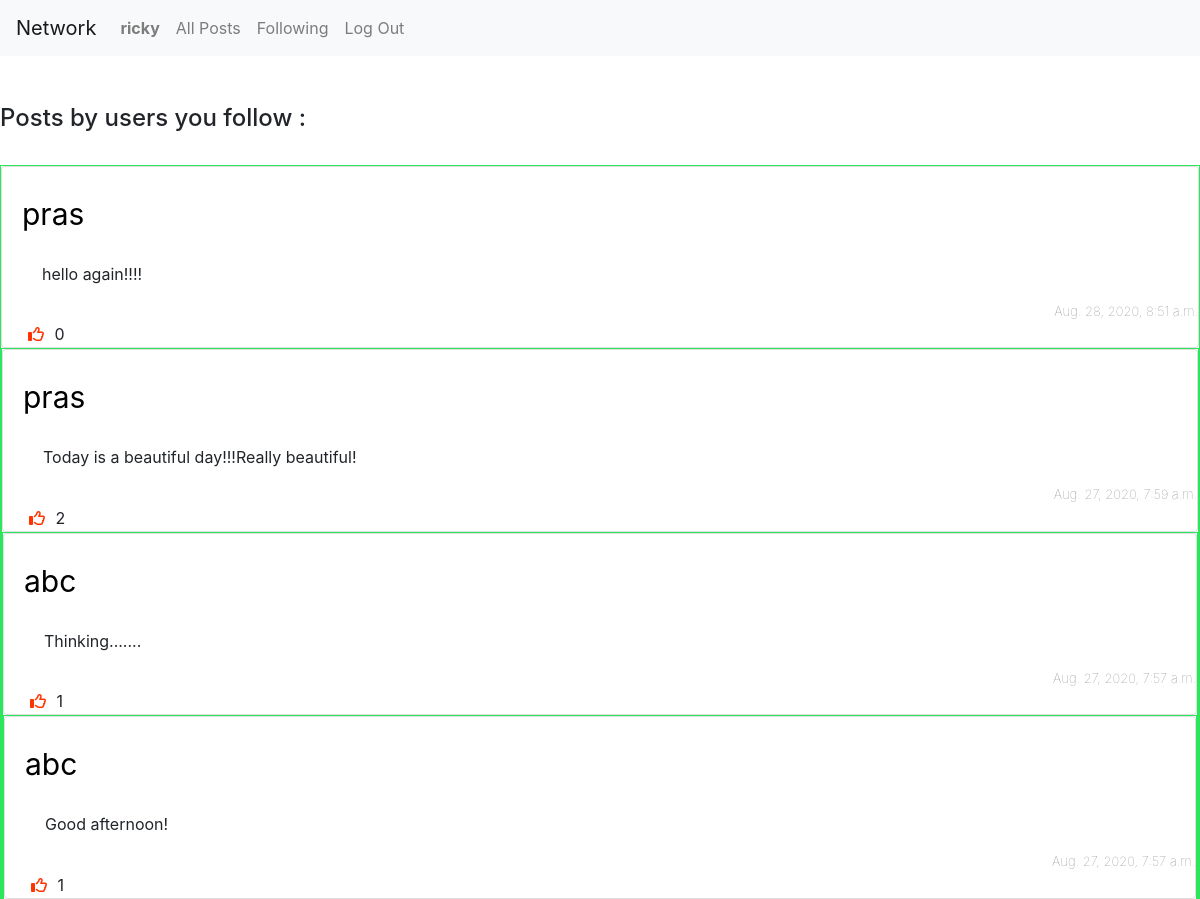
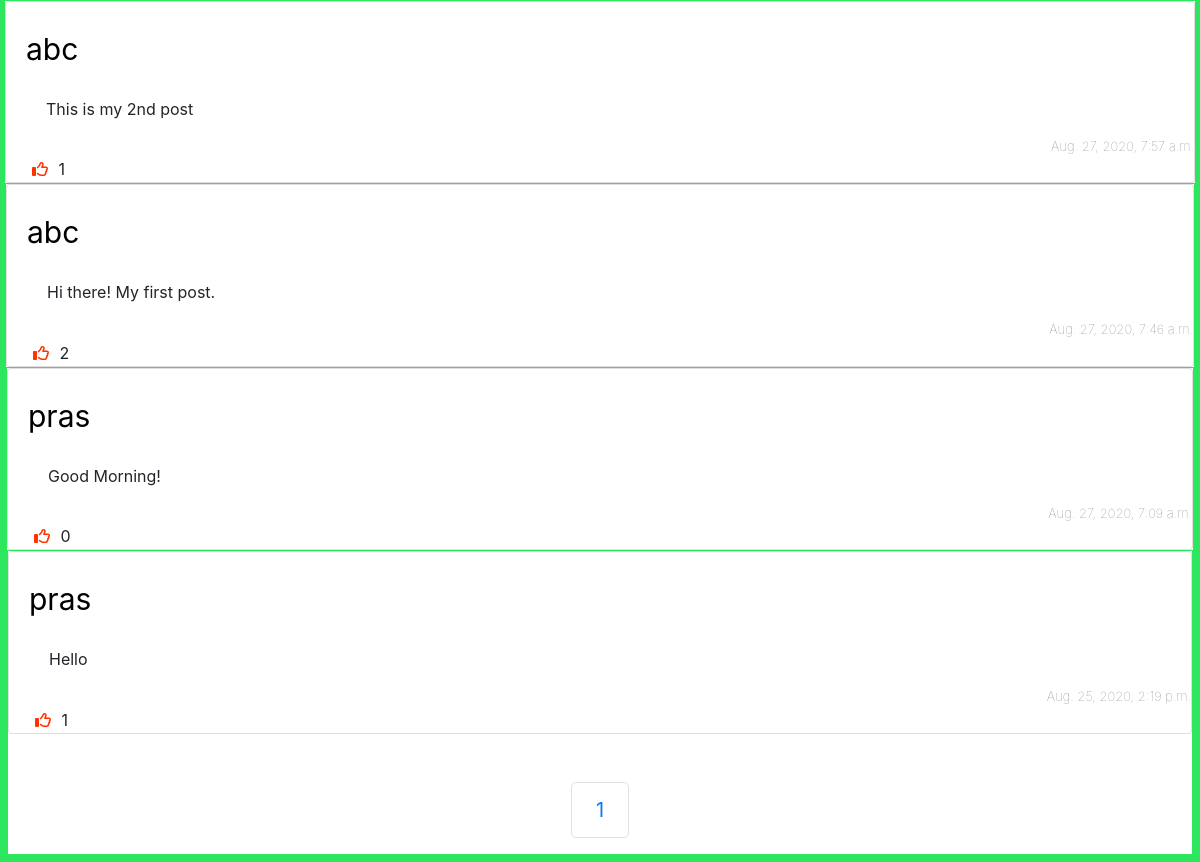
The page /following (signed in) on the database its author committed (2 pictures, top to bottom).
### network/models.py (models this page shows, shortened)
class User(AbstractUser):
    followers = models.ManyToManyField('self', symmetrical=False, related_name='following', blank=True)

class Post(models.Model):
    text = models.CharField(max_length=280,null=True)
    timestamp = models.DateTimeField(auto_now_add=True)
    user = models.ForeignKey(User, on_delete=models.CASCADE, related_name='posts')
    def get_likes(self):
        return Likes.objects.filter(post=self.id).count()

### network/views.py (the view)
# urls.py: path("following", views.following, name="following"),
@login_required
def following(request):
    post_fetched = Post.objects.order_by("-timestamp").all()
    posts = []
    for post in post_fetched:
        if post.user in request.user.following.all():
            posts.append(post)
    paginator = Paginator(posts, 10)
    page_obj = paginator.get_page(request.GET.get('page'))
    return render(request, "network/following.html", {
        "page_obj": page_obj
    })

### network/templates/network/following.html
{% extends "network/layout.html" %}
{% block body %}
    <h4>Posts by users you follow : </h4><br>
    {% include "network/posts.html" %}
{% endblock %}

### network/templates/network/layout.html (shortened to what this page needs)
{% load static %}
<!DOCTYPE html>
<html lang="en">
    <head>
        <link rel="stylesheet" href="https://stackpath.bootstrapcdn.com/bootstrap/4.4.1/css/bootstrap.min.css">
        <link href="{% static 'network/styles.css' %}" rel="stylesheet">
    </head>
    <body>
        <nav class="navbar navbar-expand-lg navbar-light bg-light">
            <a class="navbar-brand" href="#">Network</a>
            <div>
              <ul class="navbar-nav mr-auto">
                {% if user.is_authenticated %}
                    <li class="nav-item">
                        <a class="nav-link" href="#"><strong>{{ user.username }}</strong></a>
                    </li>
                {% endif %}
                <li class="nav-item">
                  <a class="nav-link" href="{% url 'index' %}">All Posts</a>
                </li>
                {% if user.is_authenticated %}
                    <li class="nav-item">
                        <a class="nav-link" href="{% url 'following' %}">Following</a>
                    </li>
                    <li class="nav-item">
                        <a class="nav-link" href="{% url 'logout' %}">Log Out</a>
                    </li>
                {% endif %}
              </ul>
            </div>
          </nav><br><br>
        <div class="body">
            {% block body %}
            {% endblock %}
        </div>
    </body>
</html>

### network/templates/network/posts.html (shortened to what this page needs)
{% load static %}
{% for post in page_obj %}
    <div id='post{{ post.id }}' class='post-box'>
        <div class='card post-card'>
            <div class='card-body'>
                <a class='post-user navbar-brand' href="{% url 'user' post.user.id %}">{{ post.user }}</a>
            </div>
            <p id='text{{ post.id }}'class='post-text'>{{ post.text }}</p>
            <div class='post-footer'>
                <div class='post-date'>{{ post.timestamp}}</div>
            <div class='likes-wrapper'>
                {% if user.is_authenticated %}
                    {% if post.id in likes %}
                        <button class='like-btn' data-id='{{ post.id }}' type='button'><i class="fas fa-thumbs-up"></i></button>
                    {% else %}
                        <button class='like-btn' data-id='{{ post.id }}' type='button'><i class="far fa-thumbs-up"></i></button>
                    {% endif %}
                {% else %}
                    <inline class='like-btn'><i class="far fa-thumbs-up"></i></inline>
                {% endif %}
                <inline id='like-count{{ post.id }}'>{{ post.get_likes }}</inline>
            </div>
        </div>
    </div>
{% empty %}
    <p>No Posts!</p>
{% endfor %}
<br><br>
{% include "network/paginator.html" %}

### network/static/network/styles.css (style rules this page uses)
.body { align-items: center; }
.post-box { border: 1px solid #2ce65d; }
a { color: black; text-decoration: none; }
.post-text { word-wrap: break-word; white-space: pre-wrap; margin-left: 40px; }
.post-user { font-size: 30px; text-decoration: none ; align-items: center; }
.post-date { color: gray; font-size: small; font-weight: lighter; text-align: right; }
.like-btn { color:#ff3300; background: white; border: none; margin-left: 20px; }

### rows shown on the page
User: username "ricky"
Post: user "pras", text "hello again!!!!", timestamp "Aug. 28, 2020, 8:51 a.m.", get_likes "0"
Post: user "pras", text "Today is a beautiful day!!!Really beautiful!", timestamp "Aug. 27, 2020, 7:59 a.m.", get_likes "2"
Post: user "abc", text "Thinking.......", timestamp "Aug. 27, 2020, 7:57 a.m.", get_likes "1"
Post: user "abc", text "Good afternoon!", timestamp "Aug. 27, 2020, 7:57 a.m.", get_likes "1"
Post: user "abc", text "This is my 2nd post", timestamp "Aug. 27, 2020, 7:57 a.m.", get_likes "1"
Post: user "abc", text "Hi there! My first post.", timestamp "Aug. 27, 2020, 7:46 a.m.", get_likes "2"
Post: user "pras", text "Good Morning!", timestamp "Aug. 27, 2020, 7:09 a.m.", get_likes "0"
Post: user "pras", text "Hello", timestamp "Aug. 25, 2020, 2:19 p.m.", get_likes "1"

### other values the page prints
{{ page_obj.number }} "1"
